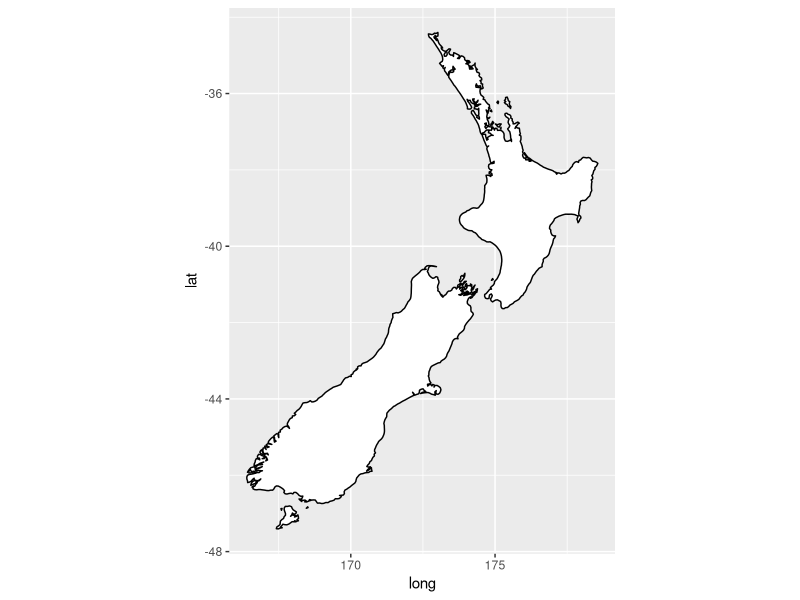

R code for this plot:
library(ggplot2)
library(maps)

ggplot(map_data("nz"), aes(long, lat, group = group)) +
    geom_polygon(fill = "white", color = "black") +
    coord_quickmap()